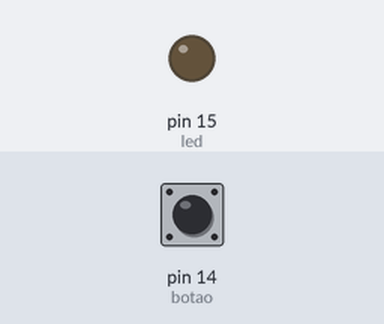
Bench run of a program on a simulated MicroPython board. On the bench: output pins drawn as LEDs (lit = HIGH). The test bench sets the inputs (shaded band); at power-on: pin 14 (botao) LOW.

Above: at 1.2 s.
1.3 s: pin 14 (botao) pulled HIGH for 0.15 s
At 1.4 s:
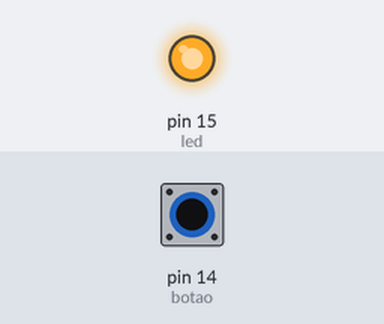
3.0 s: pin 14 (botao) pulled HIGH for 3.2 s
At 6.8 s:
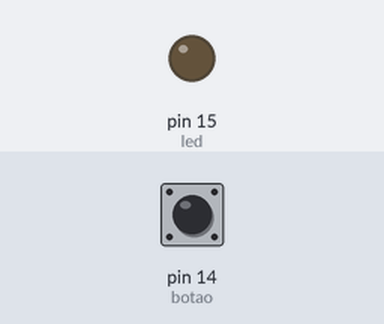
Timing chart, 0 to 8.3 s (numbered marks = the images above; inputs shaded):
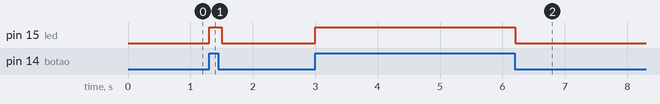

The program:

04_botao_led.py
```python
#
# Oficina de Computação Física
# Prof. Peter Jandl Jr
#
# 04_botao_led.py
# Um botão para acionamento do led externo.
#
from machine import Pin
from time import sleep

# saída conectada ao led externo
led = Pin(15, Pin.OUT)
# entrada conectada à chave táctil
botao = Pin(14, Pin.IN)

try:
    while True:
        led.value(botao.value())
        sleep(0.1)
except KeyboardInterrupt:
    led.value(0)
    print('Programa finalizado')
```

Measured:
- after the input at 1.3 s, pin 15 (led): LOW → HIGH at once, → LOW 0.20 s later
- after the input at 3.0 s, pin 15 (led): LOW → HIGH at once, → LOW 3.2 s later
